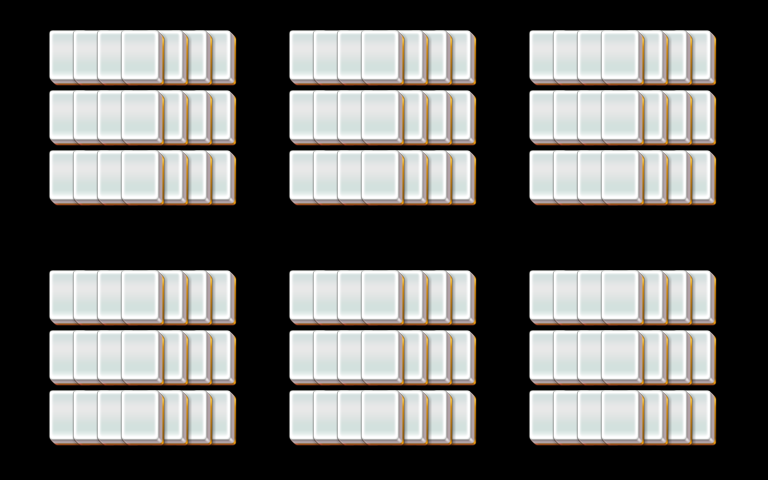

The image is a tile-based game level rendered from a .tmx file. Its description and source (layers, tilesets, objects; grid data summarised) follow:
An orthogonal 32x16 tile map with 24x30 px tiles, 4 tile layers (layer1, layer2, layer3, layer4).

<map version="1.0" orientation="orthogonal" width="32" height="16" tilewidth="24" tileheight="30">
 <properties>
  <property name="species" value="30" />
 </properties>
 <tileset firstgid="1" name="mahjong" tilewidth="48" tileheight="60">
  <image source="mahjong.png" />
 </tileset>
 <layer name="layer1" width="32" height="16">
  <data>[512 cells, 72 non-empty, 1 distinct tile ids]</data>
 </layer>
 <layer name="layer2" width="32" height="16">
  <data>[512 cells, 54 non-empty, 1 distinct tile ids]</data>
 </layer>
 <layer name="layer3" width="32" height="16">
  <data>[512 cells, 36 non-empty, 1 distinct tile ids]</data>
 </layer>
 <layer name="layer4" width="32" height="16">
  <data>[512 cells, 18 non-empty, 1 distinct tile ids]</data>
 </layer>
</map>
